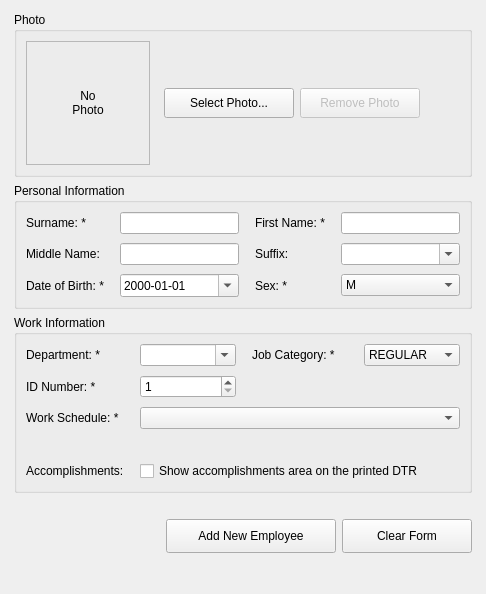
             <widget class="QWidget" name="scrollAddContents">
              <property name="geometry">
               <rect>
                <x>0</x>
                <y>0</y>
                <width>486</width>
                <height>594</height>
               </rect>
              </property>
              <layout class="QVBoxLayout" name="addContentLayout">
               <property name="leftMargin">
                <number>14</number>
               </property>
               <property name="topMargin">
                <number>12</number>
               </property>
               <property name="rightMargin">
                <number>14</number>
               </property>
               <property name="bottomMargin">
                <number>12</number>
               </property>
               <item>
                <widget class="QGroupBox" name="grpAPhoto">
                 <property name="title">
                  <string>Photo</string>
                 </property>
                 <layout class="QHBoxLayout" name="aPhotoLayout">
                  <property name="spacing">
                   <number>14</number>
                  </property>
                  <item>
                   <widget class="QLabel" name="lblAPhotoPreview">
                    <property name="minimumSize">
                     <size>
                      <width>124</width>
                      <height>124</height>
                     </size>
                    </property>
                    <property name="maximumSize">
                     <size>
                      <width>124</width>
                      <height>124</height>
                     </size>
                    </property>
                    <property name="frameShape">
                     <enum>QFrame::Shape::StyledPanel</enum>
                    </property>
                    <property name="text">
                     <string>No
Photo</string>
                    </property>
                    <property name="alignment">
                     <set>Qt::AlignmentFlag::AlignCenter</set>
                    </property>
                   </widget>
                  </item>
                  <item>
                   <layout class="QVBoxLayout" name="aPhotoCol">
                    <property name="spacing">
                     <number>6</number>
                    </property>
                    <item>
                     <widget class="QLabel" name="lblAPhotoHint">
                      <property name="text">
                       <string/>
                      </property>
                      <property name="wordWrap">
                       <bool>true</bool>
                      </property>
                     </widget>
                    </item>
                    <item>
                     <layout class="QHBoxLayout" name="aPhotoBtnRow">
                      <item>
                       <widget class="QPushButton" name="btnAChoosePhoto">
                        <property name="minimumSize">
                         <size>
                          <width>130</width>
                          <height>30</height>
                         </size>
                        </property>
                        <property name="text">
                         <string>Select Photo...</string>
                        </property>
                       </widget>
                      </item>
                      <item>
                       <widget class="QPushButton" name="btnARemovePhoto">
                        <property name="enabled">
                         <bool>false</bool>
                        </property>
                        <property name="minimumSize">
                         <size>
                          <width>120</width>
                          <height>30</height>
                         </size>
                        </property>
                        <property name="text">
                         <string>Remove Photo</string>
                        </property>
                       </widget>
                      </item>
                      <item>
                       <spacer name="aPhotoBtnSpacer">
                        <property name="orientation">
                         <enum>Qt::Orientation::Horizontal</enum>
                        </property>
                        <property name="sizeHint" stdset="0">
                         <size>
                          <width>20</width>
                          <height>20</height>
                         </size>
                        </property>
                       </spacer>
                      </item>
                     </layout>
                    </item>
                    <item>
                     <widget class="QLabel" name="lblAPhotoInfo">
                      <property name="text">
                       <string/>
                      </property>
                      <property name="wordWrap">
                       <bool>true</bool>
                      </property>
                     </widget>
                    </item>
                   </layout>
                  </item>
                 </layout>
                </widget>
               </item>
               <item>
                <widget class="QGroupBox" name="grpPersonal">
                 <property name="title">
                  <string>Personal Information</string>
                 </property>
                 <layout class="QGridLayout" name="gridPersonal">
                  <property name="horizontalSpacing">
                   <number>16</number>
                  </property>
                  <property name="verticalSpacing">
                   <number>9</number>
                  </property>
                  <item row="0" column="0">
                   <widget class="QLabel" name="lblASur">
                    <property name="text">
                     <string>Surname: *</string>
                    </property>
                   </widget>
                  </item>
                  <item row="0" column="1">
                   <widget class="QLineEdit" name="txtASurname"/>
                  </item>
                  <item row="0" column="2">
                   <widget class="QLabel" name="lblAFirst">
                    <property name="text">
                     <string>First Name: *</string>
                    </property>
                   </widget>
                  </item>
                  <item row="0" column="3">
                   <widget class="QLineEdit" name="txtAFirst"/>
                  </item>
                  <item row="1" column="0">
                   <widget class="QLabel" name="lblAMiddle">
                    <property name="text">
                     <string>Middle Name:</string>
                    </property>
                   </widget>
                  </item>
                  <item row="1" column="1">
                   <widget class="QLineEdit" name="txtAMiddle"/>
                  </item>
                  <item row="1" column="2">
                   <widget class="QLabel" name="lblASuffix">
                    <property name="text">
                     <string>Suffix:</string>
                    </property>
                   </widget>
                  </item>
                  <item row="1" column="3">
                   <widget class="QComboBox" name="cboASuffix">
                    <property name="editable">
                     <bool>true</bool>
                    </property>
                    <item>
                     <property name="text">
                      <string/>
                     </property>
                    </item>
                    <item>
                     <property name="text">
                      <string>Jr</string>
                     </property>
                    </item>
                    <item>
                     <property name="text">
                      <string>Sr</string>
                     </property>
                    </item>
                    <item>
                     <property name="text">
                      <string>II</string>
                     </property>
                    </item>
                    <item>
                     <property name="text">
                      <string>III</string>
                     </property>
                    </item>
                    <item>
                     <property name="text">
                      <string>IV</string>
                     </property>
                    </item>
                   </widget>
                  </item>
                  <item row="2" column="0">
                   <widget class="QLabel" name="lblABirth">
                    <property name="text">
                     <string>Date of Birth: *</string>
                    </property>
                   </widget>
                  </item>
                  <item row="2" column="1">
                   <widget class="QDateEdit" name="dateABirth">
                    <property name="displayFormat">
                     <string>yyyy-MM-dd</string>
                    </property>
                    <property name="calendarPopup">
                     <bool>true</bool>
                    </property>
                   </widget>
                  </item>
                  <item row="2" column="2">
                   <widget class="QLabel" name="lblASex">
                    <property name="text">
                     <string>Sex: *</string>
                    </property>
                   </widget>
                  </item>
                  <item row="2" column="3">
                   <widget class="QComboBox" name="cboASex">
                    <item>
                     <property name="text">
                      <string>M</string>
                     </property>
                    </item>
                    <item>
                     <property name="text">
                      <string>F</string>
                     </property>
                    </item>
                   </widget>
                  </item>
                 </layout>
                </widget>
               </item>
               <item>
                <widget class="QGroupBox" name="grpWork">
                 <property name="title">
                  <string>Work Information</string>
                 </property>
                 <layout class="QGridLayout" name="gridWork">
                  <property name="horizontalSpacing">
                   <number>16</number>
                  </property>
                  <property name="verticalSpacing">
                   <number>9</number>
                  </property>
                  <item row="0" column="0">
                   <widget class="QLabel" name="lblADept">
                    <property name="text">
                     <string>Department: *</string>
                    </property>
                   </widget>
                  </item>
                  <item row="0" column="1">
                   <widget class="QComboBox" name="cboADept">
                    <property name="editable">
                     <bool>true</bool>
                    </property>
                   </widget>
                  </item>
                  <item row="0" column="2">
                   <widget class="QLabel" name="lblAJob">
                    <property name="text">
                     <string>Job Category: *</string>
                    </property>
                   </widget>
                  </item>
                  <item row="0" column="3">
                   <widget class="QComboBox" name="cboAJob">
                    <item>
                     <property name="text">
                      <string>REGULAR</string>
                     </property>
                    </item>
                    <item>
                     <property name="text">
                      <string>JO</string>
                     </property>
                    </item>
                    <item>
                     <property name="text">
                      <string>SJO</string>
                     </property>
                    </item>
                   </widget>
                  </item>
                  <item row="1" column="0">
                   <widget class="QLabel" name="lblAId">
                    <property name="text">
                     <string>ID Number: *</string>
                    </property>
                   </widget>
                  </item>
                  <item row="1" column="1">
                   <widget class="QSpinBox" name="spinAId">
                    <property name="minimum">
                     <number>1</number>
                    </property>
                    <property name="maximum">
                     <number>99999999</number>
                    </property>
                   </widget>
                  </item>
                  <item row="1" column="2" colspan="2">
                   <widget class="QLabel" name="lblAIdHint">
                    <property name="text">
                     <string/>
                    </property>
                    <property name="wordWrap">
                     <bool>true</bool>
                    </property>
                   </widget>
                  </item>
                  <item row="2" column="0">
                   <widget class="QLabel" name="lblAWorkMode">
                    <property name="text">
                     <string>Work Schedule: *</string>
                    </property>
                   </widget>
                  </item>
                  <item row="2" column="1" colspan="3">
                   <widget class="QComboBox" name="cboAWorkMode">
                    <property name="toolTip">
                     <string>Which schedule this employee's DTR is computed against.
MODE I   - Regular office day, 8:00-12:00 and 13:00-17:00.
MODE II  - 24-hour duty, 8:00 AM to 8:00 AM the next day.
MODE III - 24-hour duty, 7:00 AM to 7:00 AM the next day, with a punched lunch at 12:00 and 13:00.
MODE IV  - Variable start, 8 hours per duty.</string>
                    </property>
                   </widget>
                  </item>
                  <item row="3" column="1" colspan="3">
                   <widget class="QLabel" name="lblAWorkModeInfo">
                    <property name="text">
                     <string/>
                    </property>
                    <property name="wordWrap">
                     <bool>true</bool>
                    </property>
                   </widget>
                  </item>
                  <item row="4" column="0">
                   <widget class="QLabel" name="lblAAccomplish">
                    <property name="text">
                     <string>Accomplishments:</string>
                    </property>
                   </widget>
                  </item>
                  <item row="4" column="1" colspan="3">
                   <widget class="QCheckBox" name="chkAAccomplishments">
                    <property name="toolTip">
                     <string>Always on for JO staff. Optional for REGULAR staff.</string>
                    </property>
                    <property name="text">
                     <string>Show accomplishments area on the printed DTR</string>
                    </property>
                   </widget>
                  </item>
                 </layout>
                </widget>
               </item>
               <item>
                <widget class="QLabel" name="lblAddError">
                 <property name="text">
                  <string/>
                 </property>
                 <property name="wordWrap">
                  <bool>true</bool>
                 </property>
                </widget>
               </item>
               <item>
                <layout class="QHBoxLayout" name="addButtons">
                 <item>
                  <spacer name="addBtnSpacer">
                   <property name="orientation">
                    <enum>Qt::Orientation::Horizontal</enum>
                   </property>
                   <property name="sizeHint" stdset="0">
                    <size>
                     <width>40</width>
                     <height>20</height>
                    </size>
                   </property>
                  </spacer>
                 </item>
                 <item>
                  <widget class="QPushButton" name="btnAddSave">
                   <property name="minimumSize">
                    <size>
                     <width>170</width>
                     <height>34</height>
                    </size>
                   </property>
                   <property name="text">
                    <string>Add New Employee</string>
                   </property>
                  </widget>
                 </item>
                 <item>
                  <widget class="QPushButton" name="btnAddClear">
                   <property name="minimumSize">
                    <size>
                     <width>130</width>
                     <height>34</height>
                    </size>
                   </property>
                   <property name="text">
                    <string>Clear Form</string>
                   </property>
                  </widget>
                 </item>
                </layout>
               </item>
               <item>
                <spacer name="addVSpacer">
                 <property name="orientation">
                  <enum>Qt::Orientation::Vertical</enum>
                 </property>
                 <property name="sizeHint" stdset="0">
                  <size>
                   <width>20</width>
                   <height>40</height>
                  </size>
                 </property>
                </spacer>
               </item>
              </layout>
             </widget>
